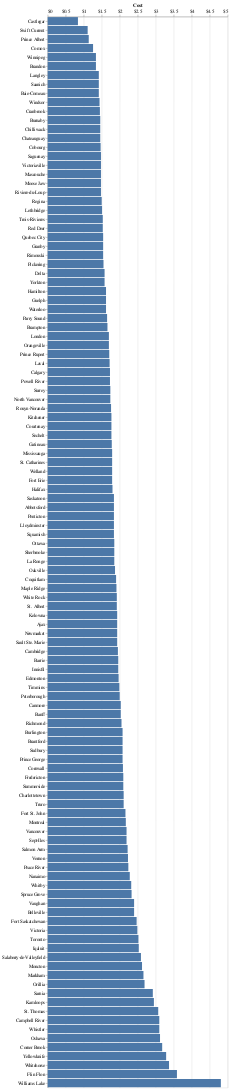

Notebook cell for this chart:
### Code cell
alt.Chart(df[-pd.isnull(df['milk_1L'])]).mark_bar().encode(
    alt.X('milk_1L', title='Cost', axis=alt.Axis(orient='top',format='$')),
    alt.Y('city', sort='x', title=""),
    tooltip=['milk_1L','province']
)
